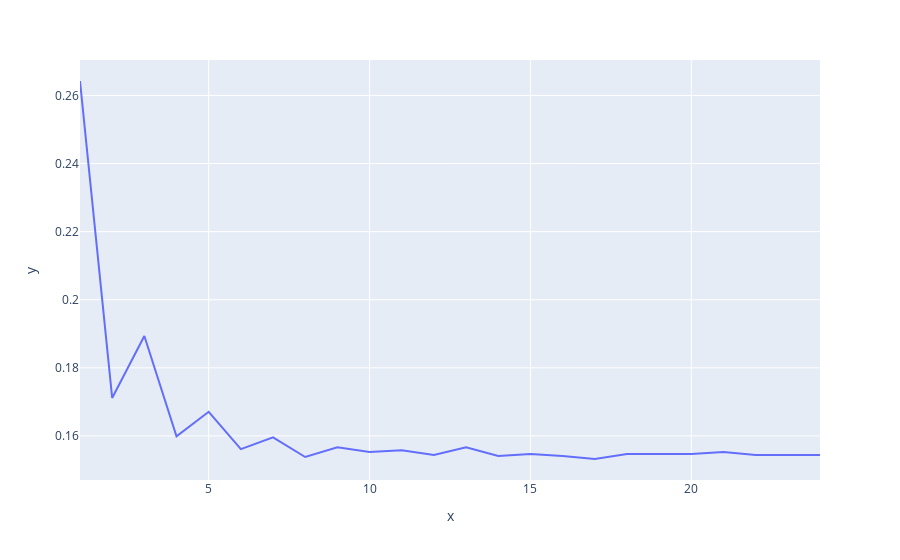

The code cell stored with this chart in its notebook:
### Code cell
sns.lineplot(x = list(range(1,25)), y = errorsList)
px.line(x = list(range(1,25)), y = errorsList).show()

### Figure 1 — Plotly figure (JSON) as saved in the notebook; plotly's stock layout.template omitted (floating-point values rounded to 4 significant figures)
{"data": [{"hovertemplate": "x=%{x}<br>y=%{y}<extra></extra>", "legendgroup": "", "line": {"color": "#636efa", "dash": "solid"}, "marker": {"symbol": "circle"}, "mode": "lines", "name": "", "orientation": "v", "showlegend": false, "type": "scatter", "x": [1, 2, 3, 4, 5, 6, 7, 8, 9, 10, 11, 12, 13, 14, 15, 16, 17, 18, 19, 20, 21, 22, 23, 24], "xaxis": "x", "y": [0.2642, 0.1711, 0.1894, 0.1599, 0.1671, 0.1561, 0.1596, 0.1538, 0.1567, 0.1552, 0.1558, 0.1544, 0.1567, 0.1541, 0.1547, 0.1541, 0.1532, 0.1547, 0.1547, 0.1547, 0.1552, 0.1544, 0.1544, 0.1544], "yaxis": "y"}], "layout": {"legend": {"tracegroupgap": 0}, "margin": {"t": 60}, "xaxis": {"anchor": "y", "domain": [0, 1], "title": {"text": "x"}}, "yaxis": {"anchor": "x", "domain": [0, 1], "title": {"text": "y"}}}}
